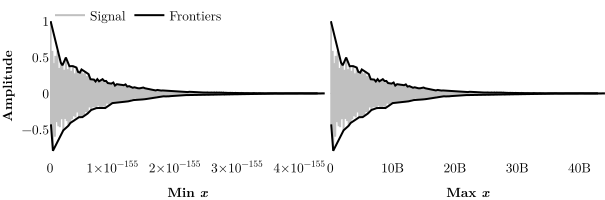

This figure's Python source:
import plotly.graph_objects as go
import numpy as np
from scipy.interpolate import interp1d
import numpy.polynomial.polynomial as poly
import wave
from scipy.signal import savgol_filter
import os
from pathlib import Path
import sys
# import argparse
from plotly.subplots import make_subplots

def read_wav(path): 
  """returns signal & fps"""
  wav = wave.open(path , 'r')
  signal = np.frombuffer(wav.readframes(-1) , np.int16)
  fps = wav.getframerate()
  return signal, fps


def get_circle(x0, y0, x1, y1, r):
  '''returns center of circle that passes through two points'''
  
  radsq = r * r
  q = np.sqrt((x1 - x0)**2 + (y1 - y0)**2)

  # assert q <= 2 * r, f"shit"

  x3 = (x0 + x1) / 2
  y3 = (y0 + y1) / 2

  if y0 + y1 >= 0:
    xc = x3 + np.sqrt(radsq - (q / 2)**2) * ((y0 - y1) / q)
    yc = y3 + np.sqrt(radsq - (q / 2)**2) * ((x1 - x0) / q)
  else:
    xc = x3 - np.sqrt(radsq - (q / 2)**2) * ((y0 - y1) / q)
    yc = y3 - np.sqrt(radsq - (q / 2)**2) * ((x1 - x0) / q)

  return xc, yc


def get_radius_function(X, Y):
  m0 = np.average(Y[1:] - Y[:-1]) / np.average(X[1:] - X[:-1])
  curvatures_X = []
  curvatures_Y = []
  for i in range(len(X) - 1):
    m1 = (Y[i + 1] - Y[i]) / (X[i + 1] - X[i])

    theta = np.arctan( (m1 - m0) / (1 + m1 * m0) )
    k = np.sin(theta) / (X[i + 1] - X[i])

    # if k >= 0:
    curvatures_X.append((X[i + 1] + X[i]) / 2)
    curvatures_Y.append(k)
    
  curvatures_Y = np.array(curvatures_Y)
  coefs = poly.polyfit(curvatures_X, curvatures_Y, 0)
  smooth_curvatures_Y = poly.polyval(curvatures_X, coefs)

  r_of_x = interp1d(curvatures_X, 1 / np.abs(smooth_curvatures_Y), fill_value="extrapolate")

  return r_of_x


def get_frontier(X, Y):
  '''extracts the envelope via snowball method'''
  s = (np.average(X[1:]-X[:-1]) / 2) / np.average(Y)
  Y = Y * s

  r_of_x = get_radius_function(X, Y)
  idx1 = 0
  idx2 = 1
  frontierX = [X[0]]
  frontierY = [Y[0]]
  n = len(X)
  while idx2 < n:
    r = r_of_x((X[idx1] + X[idx2]) / 2)
    xc, yc = get_circle(X[idx1], Y[idx1], X[idx2], Y[idx2], r) # Triangle
    empty = True
    for i in range(idx2 + 1, n):
      if np.sqrt((xc - X[i])**2 + (yc - Y[i])**2) < r:
        empty = False
        idx2 += 1
        break
    if empty:
      frontierX.append(X[idx2])
      frontierY.append(Y[idx2])
      idx1 = idx2
      idx2 += 1
  # frontierX.append(X[-1])
  # frontierY.append(Y[-1])
  frontierX = np.array(frontierX)
  frontierY = np.array(frontierY) / s
  return frontierX, frontierY


'''==============='''
''' Read wav file '''
'''==============='''
name = "tom"
parent_path = str(Path(os.path.abspath('./')).parents[0])
path = f"{parent_path}/Python/Samples/{name}.wav"
print(path)

W, fps = read_wav(path)

W = W - np.average(W)
amplitude = np.max(np.abs(W))
W = W / amplitude
n = W.size
print(f"n={n}, amplitude={amplitude}")
X = np.arange(n, dtype=np.float64)


sign = np.sign(W[0])
x = 1
while np.sign(W[x]) == sign:
  x += 1
x0 = x + 1
sign = np.sign(W[x0])


posX = []
posY = []
negX = []
negY = []
for x in range(x0, n):
  if np.sign(W[x]) != sign: # Prospective pulse
    if x - x0 > 2:          # Not noise
      xp = x0 + np.argmax(np.abs(W[x0 : x]))
      yp = W[xp]
      if np.sign(yp) >= 0:
        posX.append(xp)
        posY.append(yp)
      else:
        negX.append(xp)
        negY.append(yp)
    x0 = x
    sign = np.sign(W[x])

posX, posY, negX, negY = np.array(posX), np.array(posY), np.array(negX), np.array(negY)

pos_frontierX, pos_frontierY = get_frontier(posX, posY)
neg_frontierX, neg_frontierY = get_frontier(negX, negY)

pos_scale = 1000000
neg_scale = 1.0e-159
scale = 1

'''============================================================================'''
'''                                    PLOT                                    '''
'''============================================================================'''
FONT = dict(
  family="Latin Modern Roman",
  color="black",
  size=13.3333
)
fig = make_subplots(
    rows=1, cols=2, shared_yaxes=True, horizontal_spacing=0.01
    # subplot_titles=("Frequency Domain", "Time Domain")
    )

fig.layout.template ="plotly_white" 
fig.update_layout(
  # xaxis_title="<b><i>i</i></b>",
  # yaxis_title="<b>Amplitude</b>",
  paper_bgcolor='rgba(0,0,0,0)',
  plot_bgcolor='rgba(0,0,0,0)',
  legend=dict(orientation='h', y=1.1),
  margin=dict(l=0, r=0, b=0, t=0),
  font=FONT
)

fig.update_xaxes(title_font=FONT, row=1, col=2, title_text="<b>Max <i>x</i></b>", showline=False, showgrid=False, zeroline=False)
fig.update_yaxes(title_font=FONT, row=1, col=2, showline=False, showgrid=False, zerolinewidth=1, zerolinecolor="silver")

fig.add_trace(
  go.Scatter(
    name="Signal", # <|<|<|<|<|<|<|<|<|<|<|<|
    x=X * pos_scale,
    y=W,
    mode="lines",
    line=dict(color="silver"),
    showlegend=True,
  ),
  row=1, col=2
)

fig.add_trace(
  go.Scatter(
    name="Frontiers", # <|<|<|<|<|<|<|<|<|<|<|<|
    x=pos_frontierX * pos_scale,
    y=pos_frontierY,
    mode="lines",
    line=dict(color="Black"),
    showlegend=True,
  ),
  row=1, col=2
)

fig.add_trace(
  go.Scatter(
    name="Frontier", # <|<|<|<|<|<|<|<|<|<|<|<|
    x=neg_frontierX * pos_scale,
    y=neg_frontierY,
    mode="lines",
    line=dict(color="Black"),
    showlegend=False,
  ),
  row=1, col=2
)


fig.update_xaxes(title_font=FONT, row=1, col=1, title_text="<b>Min <i>x</i></b>", showline=False, showgrid=False, zeroline=False)
fig.update_yaxes(title_font=FONT, row=1, col=1, title_text="<b>Amplitude</b>", showline=False, showgrid=False, zerolinewidth=1, zerolinecolor="silver")

fig.add_trace(
  go.Scatter(
    name="Original Signal", # <|<|<|<|<|<|<|<|<|<|<|<|
    x=X * neg_scale,
    y=W,
    mode="lines",
    line=dict(color="silver"),
    showlegend=False,
  ),
  row=1, col=1
)

fig.add_trace(
  go.Scatter(
    name="Frontier", # <|<|<|<|<|<|<|<|<|<|<|<|
    x=pos_frontierX * neg_scale,
    y=pos_frontierY,
    mode="lines",
    line=dict(color="Black"),
    showlegend=False,
  ),
  row=1, col=1
)

fig.add_trace(
  go.Scatter(
    name="Frontier", # <|<|<|<|<|<|<|<|<|<|<|<|
    x=neg_frontierX * neg_scale,
    y=neg_frontierY,
    mode="lines",
    line=dict(color="Black"),
    showlegend=False,
  ),
  row=1, col=1
)

# fig.layout.annotations[0].update(x=0.875)

# fig.show()
save_name = "./imgs/" + sys.argv[0].split('/')[-1].replace(".py", ".svg")
fig.write_image(save_name, width=605, height=200, engine="kaleido", format="svg")
print("saved:", save_name)
